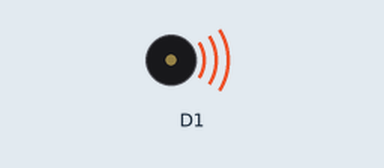
The sketch below on a simulated ESP8266 (NodeMCU). Shown: buzzer (waves = sounding).

Above: at 0.06 s.
Timing chart, 0 to 3.0 s (numbered marks = the images above):
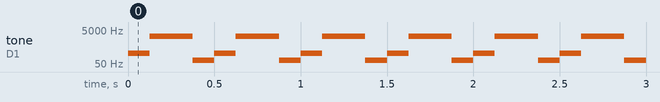

The sketch:

coi.ino
```cpp
void setup(){
    pinMode(D1,OUTPUT);
}

void loop(){
    tone(D1,220,125);
    delay(125);
    tone(D1,2093,250);
    delay(250);
    tone(D1,82,125);
    delay(125);

//digitalWrite(D1, HIGH);
//delay(1000);
//digitalWrite(D1, LOW);
//delay(1000);

}
```

Measured:
- by itself, tone on D1: repeats every 0.50 s: 2093 Hz 0.25 s, 82 Hz 0.13 s, 220 Hz 0.13 s
